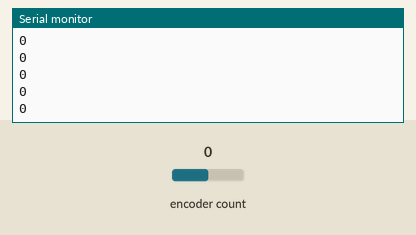
A sketch run on a simulated Arduino Uno, built with avr-gcc and run on an emulated ATmega328P. Shown: the last lines printed to the serial monitor. The inputs (shaded band) are chosen by the test bench; at power-on: encoder count 0.

Above: at 1.2 s.
1.3 s: encoder count set to 1
At 1.31 s:
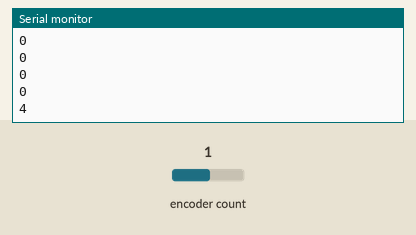
2.8 s: encoder count set to 2
At 2.81 s:
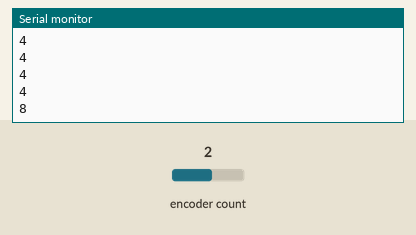
Timing chart, 0 to 5.8 s (numbered marks = the images above; inputs shaded):
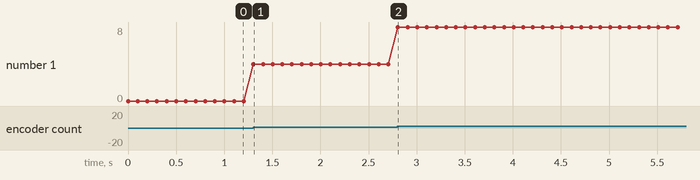

Measured:
- after the input at 1.3 s, the serial monitor: prints a new line at once (image 1)
- after the input at 2.8 s, the serial monitor: prints a new line at once (image 2)
- plotted number 1: 0 → 4 after the input at 1.3 s, 4 → 8 after the input at 2.8 s

The sketch:

enc_test.ino
```cpp
#include <Encoder.h>

#define ENC_M1R_A 18
#define ENC_M1R_B 19

Encoder enc(ENC_M1R_A, ENC_M1R_B);

void setup() {
  Serial.begin(9600);
}

void loop() {
  long pos = enc.read();
  Serial.println(pos);
  delay(100);
}
```
